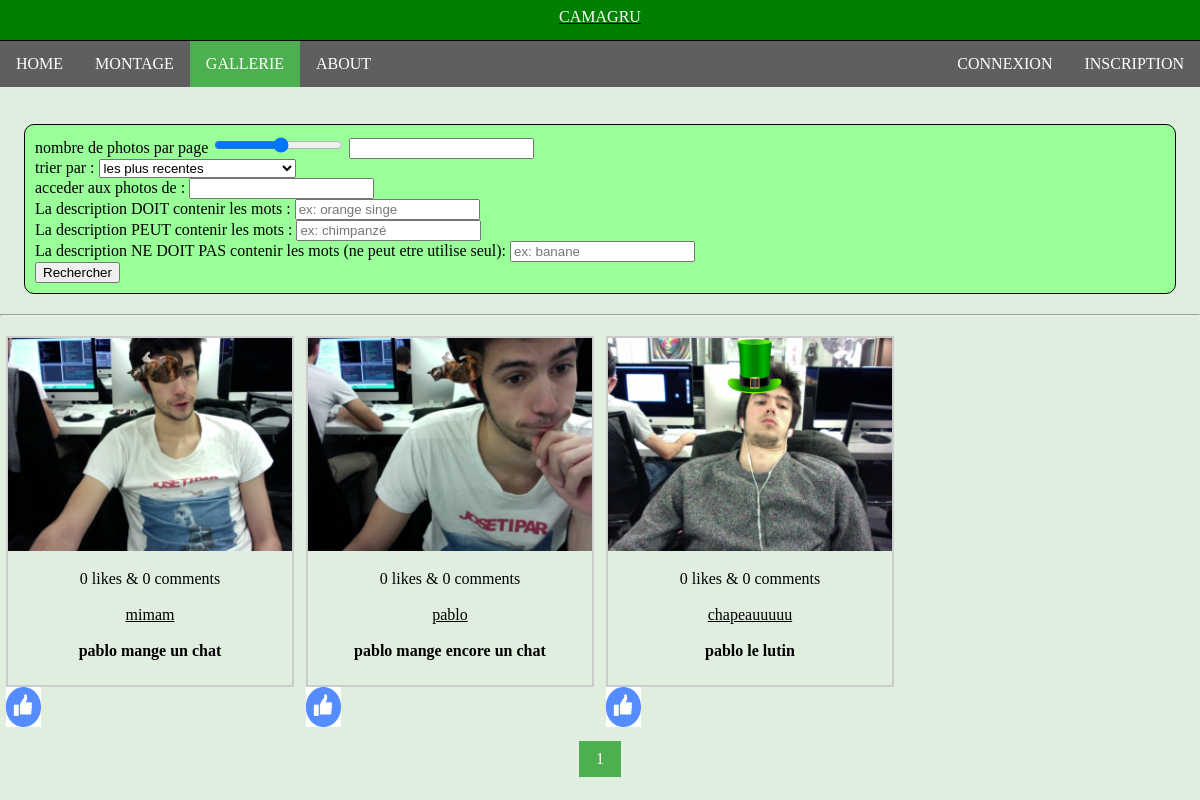
Page /gallerie.php on the committed database.
### tables this page shows
CREATE TABLE IF NOT EXISTS image (
	id INT UNSIGNED NOT NULL AUTO_INCREMENT,
	location VARCHAR(100) NOT NULL,               
	owner INT UNSIGNED NOT NULL,
	creation_time DATETIME NOT NULL,
	comments_nb INT NOT NULL DEFAULT 0,
	likes_nb INT NOT NULL DEFAULT 0,
	name VARCHAR(100) NOT NULL,
	description TEXT,                             
	PRIMARY KEY (id),
	FOREIGN KEY (owner) REFERENCES user (id)      
);

### include/gallerie_global.php (the view, shortened to what this page needs)
<div class="filtre_recherche">
    <form action="" method="get">
        nombre de photos par page
        <input type="range" name="photo_per_page" value="<?php echo $_GET['photo_per_page']; ?>" min="1" max="30" onchange="updateRangeValue(this.value);">
        <input type="text" id="range_value" value="<?php echo $_GET['photo_per_page']; ?>">
        <br>
        trier par :
        <select name="tri">
            <option value="creation_time" <?php if ($_GET['tri'] == "creation_time") {echo "selected";}?>>les plus recentes</option>
        </select>
        <br>
        acceder aux photos de :
        <input list="pseudo" name="pseudo" value="<?php echo $_GET['pseudo']; ?>">
        <br>
        La description DOIT contenir les mots :
        <input type="text" name="word_plus" value="<?php echo $_GET['word_plus']; ?>" placeholder="ex: orange singe">
        <br>
        La description PEUT contenir les mots :
        <input type="text" name="word_normal" value="<?php echo $_GET['word_normal']; ?>" placeholder="ex: chimpanzé">
        <br>
        La description NE DOIT PAS contenir les mots (ne peut etre utilise seul):
        <input type="text" name="word_minus" value="<?php echo $_GET['word_minus']; ?>" placeholder="ex: banane">
        <br>
        <input type="submit" value="Rechercher">
    </form>
</div>
<hr>
<?php
$tri = "creation_time";
if ($_GET['pseudo'] && ($user = get_user_by_pseudo($_GET['pseudo'], $bdd)) != NULL) {
    $requete_pseudo = " WHERE owner = " . $user['id'] . " ";
}
else {
    $requete_pseudo = " ";
}
$fulltext = "";
$relevant = " ";
$query_all_photo = $bdd->query("SELECT * FROM image" . $requete_pseudo . $fulltext);
$nb_photos = $query_all_photo->rowCount();
if (isset($_GET['photo_per_page']) && intval($_GET['photo_per_page']) > 0) {
    $photo_per_page = intval($_GET['photo_per_page']);
}
else {
    $photo_per_page = 8;
}
$nb_page = ceil($nb_photos / $photo_per_page);
if (isset($_GET['page']) && intval($_GET['page']) > 0) {
    $current_page = intval($_GET['page']);
    if ($current_page > $nb_page) {
        $current_page = 1;
    }
}
else {
    $current_page = 1;
}
$first_image = ($current_page - 1) * $photo_per_page;
$requete_page  = "SELECT *" . $relevant ."FROM image" . $requete_pseudo . $fulltext . "ORDER BY " .
                    $tri . " LIMIT " . $first_image . ", " . $photo_per_page;
$query_display_page = $bdd->query($requete_page);
while ($row = $query_display_page->fetch())
{
    echo '<div class="responsive_gallery">';
    echo '<div class="img">';
    echo '<a href="?id=' . $row['id'] . '">';
    echo '<img src="' . $row['location'] . '" alt="photo" /></a>';
    echo '<div class="description">' . $row['likes_nb'] . ' likes & ' .
    $row['comments_nb'] . " comments<br \><br><u>" . $row['name'] ."</u><br><br \><b>". $row['description'] . '</b></div>
    </div><a href="?likeid=' . $row['id'] .'"><img src="img/like.png" width="35px" height="40px" class="like"\></a></div>';
}
?>
<div class="clearfix"></div>
<?php
if (!$id)
{
    echo "<div class='center'><ul class='pagination'>";
    for ($i=1; $i <= $nb_page; $i++) {
        if ($i == $current_page) {
            echo '<li><a class="active" href="#">' . $current_page . '</a></li>';
        }
        else {
            echo "<li><a href='?page=" . $i . "&photo_per_page=" . $photo_per_page .
            "&tri=" . $_GET['tri'] . "&pseudo=" . $_GET['pseudo'] . "&word_plus=" . $_GET['word_plus'] .
            "&word_minus=" .$word_minus . "&word_normal=" . $word_normal ."'>" . $i . "</a></li>";
        }
    }
    echo "</ul></div>";
}
?>

### css/header.css (style rules this page uses)
body { padding: 0; margin: 0; }

### css/navbar.css (style rules this page uses)
ul { list-style-type: none; margin: 0; padding: 0; overflow: hidden; background-color: #5f5f5f; }
li { float: left; }
li a { display: block; color: white; text-align: center; padding: 14px 16px; text-decoration: none; }
a.active { background-color: #4CAF50; }

### css/gallerie.css (style rules this page uses)
body { background-color: #E0EEE0; }
div.img { border: 2px solid #ccc; }
div.img img { width: 100%; height: auto; }
div.description { padding: 15px; text-align: center; margin-bottom: 10px; overflow: auto; }
* { box-sizing: border-box; }
.responsive_gallery { padding: 0 6px; margin-bottom: 10px; float: left; width: 24.9999%; }
.clearfix:after { content: ""; display: table; clear: both; }
ul.pagination { display: inline-block; padding: 0; margin: 0; }
ul.pagination li { display: inline; }
ul.pagination li a { color: black; background-color: white; float: left; padding: 8px 16px; text-decoration: none; transition: background-color .3s; border: 1px solid #ddd; }
ul.pagination li a.active { background-color: #4CAF50; color: white; border: 1px solid #4CAF50; }
div.center { text-align: center; }
.filtre_recherche { width: 96%; border: 1px solid black; border-radius: 10px; margin: 20px 2%; padding: 10px; background-color: #99FF99; }
hr { margin-bottom: 20px; }

### rows in the picture
image: location (picture), likes_nb "0", comments_nb "0", name "mimam", description "pablo mange un chat"
image: location (picture), likes_nb "0", comments_nb "0", name "pablo", description "pablo mange encore un chat"
image: location (picture), likes_nb "0", comments_nb "0", name "chapeauuuuu", description "pablo le lutin"
